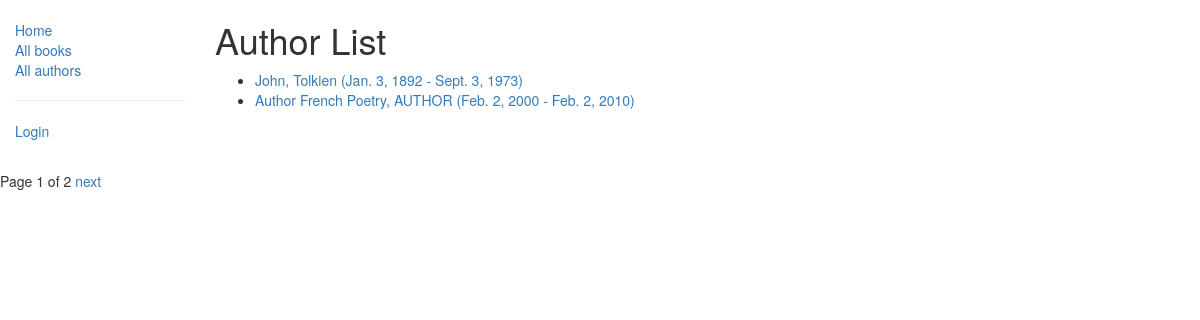
Screenshot of /catalog/authors/ with the database file from the repository.
### catalog/models.py (models this page shows, shortened)
class Author(models.Model):
    first_name = models.CharField(max_length=100)
    last_name = models.CharField(max_length=100)
    date_of_birth = models.DateField(null=True, blank=True)
    date_of_death = models.DateField('Died', null=True, blank=True)
    def get_absolute_url(self):
        return reverse("author-detail", args=[str(self.id)])

### catalog/views.py (the view)
class AuthorListView(generic.ListView):
    model = Author
    paginate_by = 2

### catalog/templates/catalog/author_list.html
{% extends 'base_generic.html' %}
{% block content %}
    <h1>Author List</h1>
    {% if author_list %}
        <ul>
            {% for author in author_list %}
                <li>
                    <a href="{{ author.get_absolute_url }}">
                        {{ author.first_name }}, {{ author.last_name }}
                        ({{ author.date_of_birth }} - {{ author.date_of_death }})
                    </a>
                </li>
            {% endfor %}
        </ul>
    {% endif %}
{% endblock content %}

### rows the page displays
Author: first_name "John", last_name "Tolkien", date_of_birth "Jan. 3, 1892", date_of_death "Sept. 3, 1973"
Author: first_name "Author French Poetry", last_name "AUTHOR", date_of_birth "Feb. 2, 2000", date_of_death "Feb. 2, 2010"

### other values shown
{{ page_obj.number }} "1"
{{ page_obj.paginator.num_pages }} "2"
